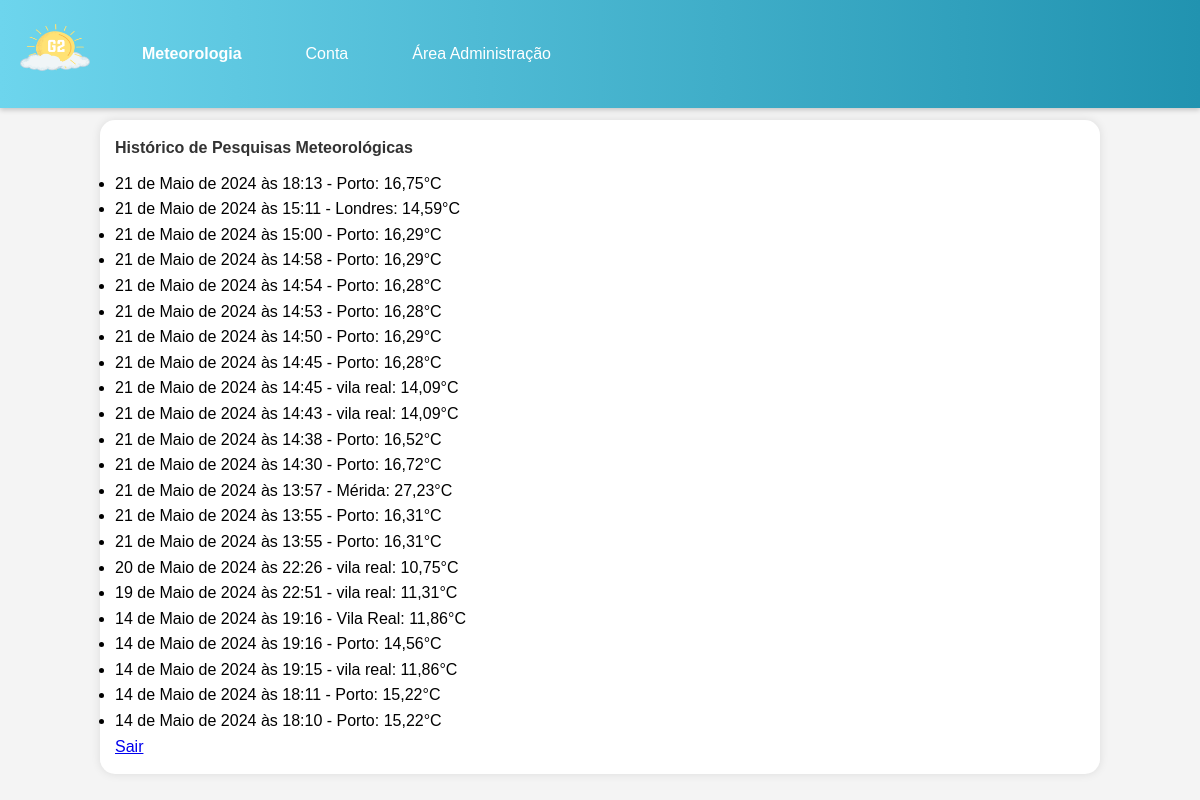
/perfil/ (signed in), run on an earlier commit of the app's database.
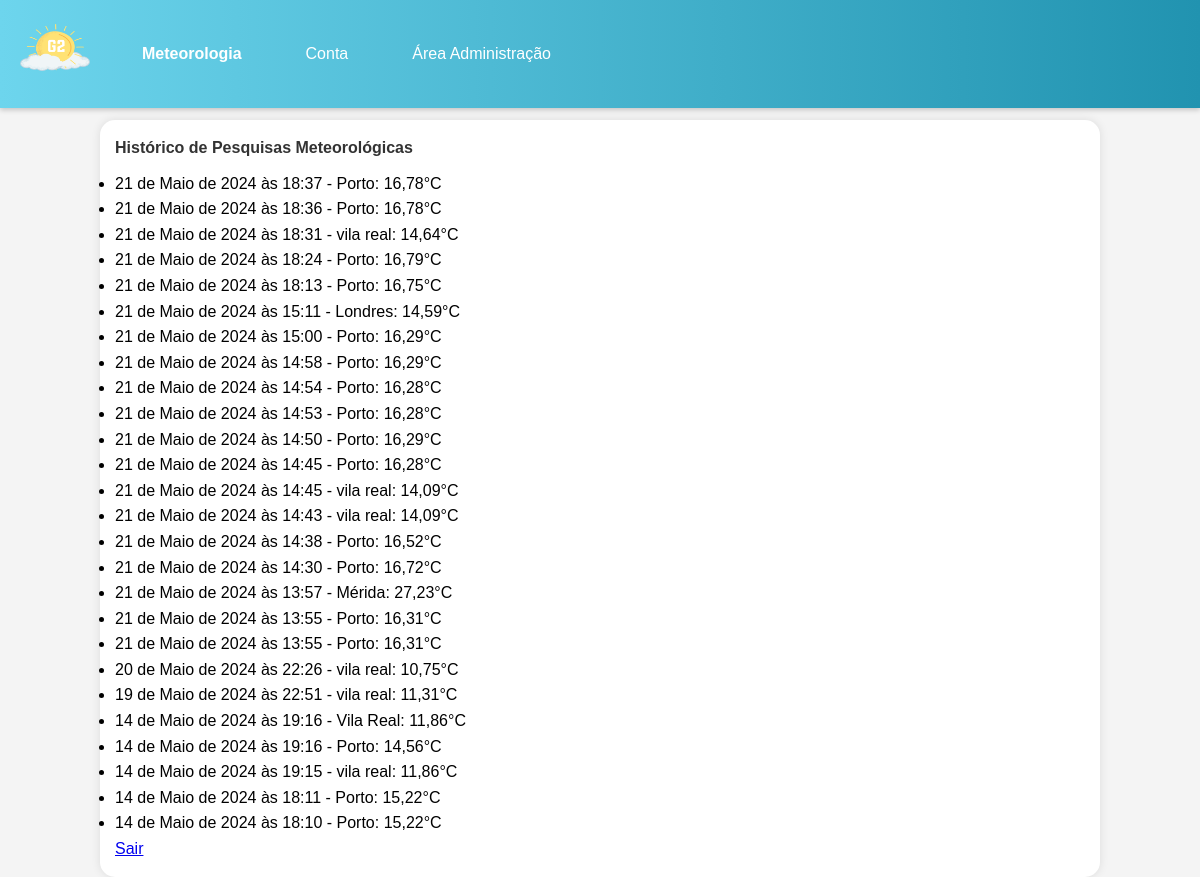
And on a later commit of the database.
### G2app/models.py (models this page shows, shortened)
class HistoricoPesquisa(models.Model):
    usuario = models.ForeignKey(User, on_delete=models.CASCADE)
    data_pesquisa = models.DateTimeField(auto_now_add=True)
    local_pesquisa = models.CharField(max_length=200)
    resultado_pesquisa = models.TextField()

### G2app/views.py (the view)
# urls.py: path('perfil/', perfil_usuario, name='perfil'),
def perfil_usuario(request):
    if not request.user.is_authenticated:
        return redirect('login')
    historico = HistoricoPesquisa.objects.filter(usuario=request.user).order_by('-data_pesquisa')
    historico_formatado = []
    for item in historico:
        dados = json.loads(item.resultado_pesquisa)
        historico_formatado.append({
            'data': item.data_pesquisa,
            'local': item.local_pesquisa,
            'temperatura': dados['main']['temp'],
        })
    return render(request, 'G2app/perfil.html', {'historico': historico_formatado})

### G2app/templates/G2app/perfil.html
{% extends 'G2app/index.html' %}
{% block content %}
<div class="container">
  <div class="main-body">
    <div class="row gutters-sm">
      <div class="col-md-4 mb-3">
        <div class="card mt-3">
          <div class="card-body">
            <h4>Histórico de Pesquisas Meteorológicas</h4>
            <ul class="list-group list-group-flush">
              {% for pesquisa in historico %}
                <li class="list-group-item">
                  {{ pesquisa.data }} - {{ pesquisa.local }}: {{ pesquisa.temperatura }}°C
                </li>
              {% empty %}
                <li class="list-group-item">Você ainda não fez nenhuma pesquisa.</li>
              {% endfor %}
            </ul>
          </div>
        </div>
      </div>
          <a href="{% url 'logout' %}">Sair</a>
    </div>
  </div>
</div>
{% endblock %}

What changed in the data, as far as the page shows it:
added HistoricoPesquisa: data "21 de Maio de 2024 às 18:37", local "Porto"
added HistoricoPesquisa: data "21 de Maio de 2024 às 18:36", local "Porto"
added HistoricoPesquisa: data "21 de Maio de 2024 às 18:31", local "vila real"
added HistoricoPesquisa: data "21 de Maio de 2024 às 18:24", local "Porto"
Also different on the page:
new list line: "- : 16,78 °C"
new list line: "- : 14,64 °C"
new list line: "- : 16,79 °C"
